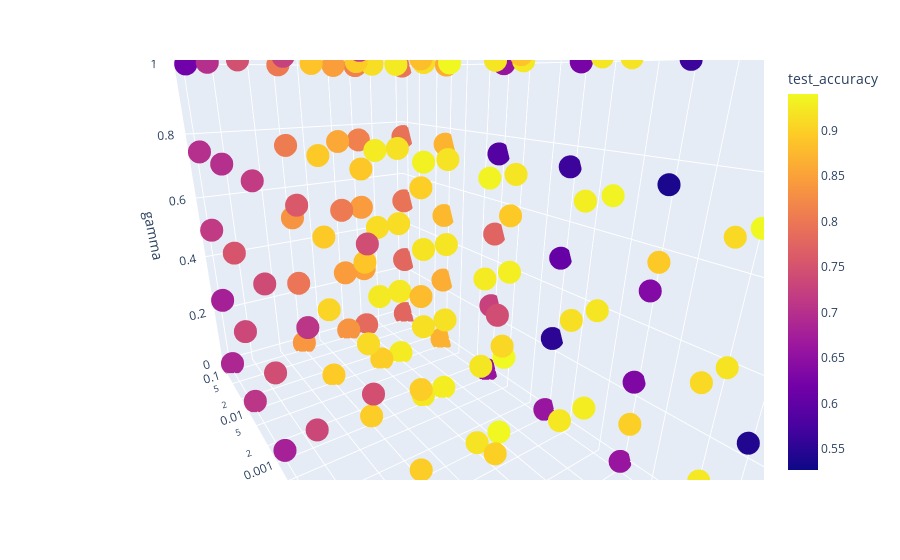

The code cell stored with this chart in its notebook:
### Code cell
fig = px.scatter_3d(params, x='learning_rate', y='decay', z='gamma',
                    log_x=True, log_y=True,
                    color='test_accuracy')
fig.show()

### Figure 1 — Plotly figure (JSON) as saved in the notebook; plotly's stock layout.template omitted (floating-point values rounded to 4 significant figures; data arrays with more than 128 entries replaced by an {"elided": "..."} marker saying what was removed)
{"data": [{"hovertemplate": "learning_rate=%{x}<br>decay=%{y}<br>gamma=%{z}<br>test_accuracy=%{marker.color}<extra></extra>", "legendgroup": "", "marker": {"color": {"elided": "175 float values"}, "coloraxis": "coloraxis", "symbol": "circle"}, "mode": "markers", "name": "", "scene": "scene", "showlegend": false, "type": "scatter3d", "x": {"elided": "175 float values"}, "y": {"elided": "175 float values"}, "z": {"elided": "175 float values"}}], "layout": {"autosize": true, "coloraxis": {"colorbar": {"title": {"text": "test_accuracy"}}, "colorscale": [[0, "#0d0887"], [0.1111, "#46039f"], [0.2222, "#7201a8"], [0.3333, "#9c179e"], [0.4444, "#bd3786"], [0.5556, "#d8576b"], [0.6667, "#ed7953"], [0.7778, "#fb9f3a"], [0.8889, "#fdca26"], [1, "#f0f921"]]}, "legend": {"tracegroupgap": 0}, "margin": {"t": 60}, "scene": {"aspectmode": "auto", "aspectratio": {"x": 0.7347, "y": 1.361, "z": 1}, "camera": {"center": {"x": 0, "y": 0, "z": 0}, "eye": {"x": -0.641, "y": -0.955, "z": 0.445}, "projection": {"type": "perspective"}, "up": {"x": 0, "y": 0, "z": 1}}, "domain": {"x": [0, 1], "y": [0, 1]}, "xaxis": {"title": {"text": "learning_rate"}, "type": "log"}, "yaxis": {"title": {"text": "decay"}, "type": "log"}, "zaxis": {"title": {"text": "gamma"}, "type": "linear"}}}}
